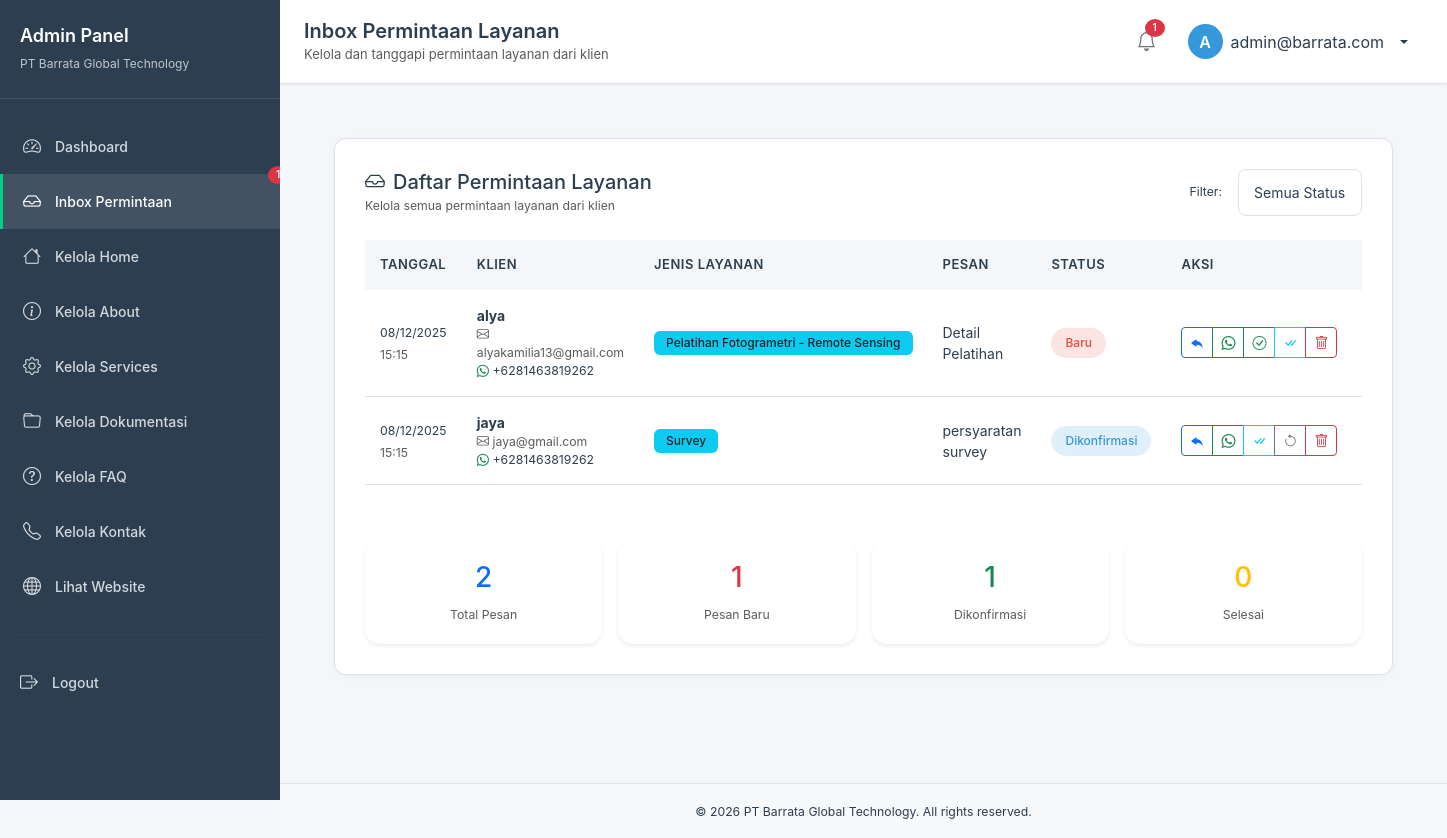
The page /admin/inbox.php (signed in) on the database its author committed.
### tables this page shows
CREATE TABLE `contact_requests` (
  `id` int(11) NOT NULL,
  `name` varchar(255) NOT NULL,
  `email` varchar(100) NOT NULL,
  `whatsapp_number` varchar(50) NOT NULL,
  `request_type` varchar(100) NOT NULL,
  `priority` enum('High','Medium','Low') DEFAULT 'Medium',
  `subject` varchar(255) DEFAULT NULL,
  `message` text NOT NULL,
  `status` enum('baru','Pending','In Progress','Resolved') DEFAULT 'baru',
  `created_at` timestamp NOT NULL DEFAULT current_timestamp(),
  `updated_at` timestamp NOT NULL DEFAULT current_timestamp() ON UPDATE current_timestamp()
);

### admin/inbox.php (called while the page is built, shortened)
<?php
include '../config/db.php';
$sql = "SELECT * FROM contact_requests";
$sql .= " ORDER BY created_at DESC";
$result = $conn->query($sql);
$total = $conn->query("SELECT COUNT(*) AS total FROM contact_requests")->fetch_assoc()['total'];
$baru = $conn->query("SELECT COUNT(*) AS total FROM contact_requests WHERE status='Pending'")->fetch_assoc()['total'];
$dikonfirmasi = $conn->query("SELECT COUNT(*) AS total FROM contact_requests WHERE status='In Progress'")->fetch_assoc()['total'];
$selesai = $conn->query("SELECT COUNT(*) AS total FROM contact_requests WHERE status='Resolved'")->fetch_assoc()['total'];
include 'layout/appadmin.php';
?>

### admin/content/inbox_content.php (the view, shortened to what this page needs)
<?php
function generateWAResponse($name, $requestType) {
    $base = "Halo $name, terima kasih sudah menghubungi kami. Permintaan Anda telah kami terima dan saat ini sedang ditinjau oleh tim terkait. Mohon menunggu sebentar, kami akan segera memberikan informasi lebih lanjut setelah proses pengecekan selesai.";
    $extra = [
        'Pelatihan Fotogrametri - Remote Sensing' =>
            " Untuk layanan Pelatihan Fotogrametri / Remote Sensing, tim kami sedang mengecek jadwal pelatihan, ketersediaan instruktur, serta kebutuhan teknis yang diperlukan.",
        'Jasa Pembuatan Peta' =>
            " Untuk layanan Jasa Pembuatan Peta, tim kami sedang meninjau detail kebutuhan Anda, termasuk cakupan area, tipe data yang diperlukan, serta estimasi waktu pengerjaan.",
        'Survey' =>
            " Untuk layanan Survey, tim kami sedang melakukan pengecekan awal terkait lokasi, kebutuhan alat, dan estimasi durasi pengerjaan di lapangan.",
        'Lainnya' =>
            " Tim kami akan menyesuaikan respon berdasarkan kebutuhan Anda dan segera menghubungi jika diperlukan informasi tambahan."
    ];
    return $base . ($extra[$requestType] ?? $extra['Lainnya']);
}
?>
<div class="content-wrapper">
  <div class="content-section">
    <div class="d-flex justify-content-between align-items-center mb-4">
      <div>
        <h5 class="mb-0"><i class="bi bi-inbox me-2"></i>Daftar Permintaan Layanan</h5>
        <small class="text-muted">Kelola semua permintaan layanan dari klien</small>
      </div>
      <form method="GET" class="d-flex align-items-center gap-2">
        <label class="me-2 small">Filter:</label>
        <select name="status" class="form-select form-select-sm" style="width:auto;" onchange="this.form.submit()">
          <option value="">Semua Status</option>
        </select>
      </form>
    </div>
    <div class="table-responsive">
      <table class="table table-modern table-hover align-middle">
        <thead>
          <tr>
            <th style="width:100px">Tanggal</th>
            <th>Klien</th>
            <th style="width:150px">Jenis Layanan</th>
            <th>Pesan</th>
            <th style="width:120px">Status</th>
            <th style="width:320px">Aksi</th>
          </tr>
        </thead>
        <tbody>
          <?php if ($result && $result->num_rows > 0): ?>
            <?php while ($row = $result->fetch_assoc()): ?>
              <?php
              $statusDisplay = match($row['status']) {
                'Pending' => 'baru',
                'In Progress' => 'dikonfirmasi',
                'Resolved' => 'selesai',
                default => strtolower($row['status'])
              };
              $badgeClass = match($statusDisplay) {
                'baru' => 'status-badge status-baru',
                'dikonfirmasi' => 'status-badge status-dikonfirmasi',
                'selesai' => 'status-badge status-pending',
                default => 'badge bg-secondary'
              };
              ?>
              <tr>
                <td>
                  <small><?= date('d/m/Y', strtotime($row['created_at'])) ?></small><br>
                  <small class="text-muted"><?= date('H:i', strtotime($row['created_at'])) ?></small>
                </td>
                <td>
                  <strong><?= htmlspecialchars($row['name']) ?></strong>
                  <div class="text-muted small">
                    <i class="bi bi-envelope"></i> <?= htmlspecialchars($row['email']) ?>
                  </div>
                  <?php if (!empty($row['whatsapp_number'])): ?>
                    <div class="small">
                      <i class="bi bi-whatsapp text-success"></i>
                      <?= htmlspecialchars($row['whatsapp_number']) ?>
                    </div>
                  <?php endif; ?>
                </td>
                <td>
                  <span class="badge bg-info text-dark"><?= htmlspecialchars($row['request_type']) ?></span>
                </td>
                <td>
                  <div style="max-height: 60px; overflow: hidden;">
                    <?= htmlspecialchars(substr($row['message'], 0, 100)) ?>
                  </div>
                </td>
                <td>
                  <span class="<?= $badgeClass ?>"><?= ucfirst($statusDisplay) ?></span>
                </td>
                <td>
                  <div class="btn-group btn-group-sm">
                    <a href="mailto:<?= $row['email'] ?>?subject=Re: <?= urlencode($row['request_type']) ?>"
                       class="btn btn-outline-primary">
                      <i class="bi bi-reply-fill"></i>
                    </a>
                    <?php if (!empty($row['whatsapp_number'])): ?>
                      <?php $waText = generateWAResponse($row['name'], $row['request_type']); ?>
                      <a href="https://wa.me/<?= preg_replace('/[^0-9]/', '', $row['whatsapp_number']) ?>?text=<?= urlencode($waText) ?>"
                         target="_blank" class="btn btn-outline-success">
                        <i class="bi bi-whatsapp"></i>
                      </a>
                    <?php endif; ?>
                    <?php if ($statusDisplay == 'baru'): ?>
                      <a href="update_status.php?id=<?= $row['id'] ?>&status=dikonfirmasi"
                         onclick="return confirm('Konfirmasi pesan?')"
                         class="btn btn-outline-success">
                        <i class="bi bi-check-circle"></i>
                      </a>
                    <?php endif; ?>
                    <?php if ($statusDisplay != 'selesai'): ?>
                      <a href="update_status.php?id=<?= $row['id'] ?>&status=selesai"
                         onclick="return confirm('Tandai pesan selesai?')"
                         class="btn btn-outline-info">
                        <i class="bi bi-check-all"></i>
                      </a>
                    <?php endif; ?>
                    <?php if ($statusDisplay != 'baru'): ?>
                      <a href="update_status.php?id=<?= $row['id'] ?>&status=baru"
                         onclick="return confirm('Kembalikan ke status baru?')"
                         class="btn btn-outline-secondary">
                        <i class="bi bi-arrow-counterclockwise"></i>
                      </a>
                    <?php endif; ?>
                    <a href="update_status.php?action=delete&id=<?= $row['id'] ?>"
                       onclick="return confirm('Hapus pesan ini secara permanen?')"
                       class="btn btn-outline-danger">
                      <i class="bi bi-trash"></i>
                    </a>
                  </div>
                </td>
              </tr>
            <?php endwhile; ?>
          <?php endif; ?>
        </tbody>
      </table>
    </div>
    <?php if ($total > 0): ?>
      <div class="row mt-4 g-3">
        <div class="col-md-3">
          <div class="card text-center shadow-sm border-0">
            <div class="card-body">
              <h3 class="text-primary mb-2"><?= $total ?></h3>
              <small class="text-muted">Total Pesan</small>
            </div>
          </div>
        </div>
        <div class="col-md-3">
          <div class="card text-center shadow-sm border-0">
            <div class="card-body">
              <h3 class="text-danger mb-2"><?= $baru ?></h3>
              <small class="text-muted">Pesan Baru</small>
            </div>
          </div>
        </div>
        <div class="col-md-3">
          <div class="card text-center shadow-sm border-0">
            <div class="card-body">
              <h3 class="text-success mb-2"><?= $dikonfirmasi ?></h3>
              <small class="text-muted">Dikonfirmasi</small>
             </div>
          </div>
        </div>
        <div class="col-md-3">
          <div class="card text-center shadow-sm border-0">
            <div class="card-body">
              <h3 class="text-warning mb-2"><?= $selesai ?></h3>
              <small class="text-muted">Selesai</small>
            </div>
          </div>
        </div>
      </div>
    <?php endif; ?>
  </div>
</div>

### assets/css/admin.css (style rules this page uses)
:root { --primary-green: #00d084; --dark-sidebar: #2c3e50; --light-bg: #f4f6f9; --card-bg: #ffffff; --text-dark: #2c3e50; --text-gray: #6c757d; --border-color: #dee2e6; --success-color: #27ae60; --warning-color: #f39c12; --danger-color: #e74c3c; --info-color: #3498db; --sidebar-width: 280px; }
* { margin: 0; padding: 0; box-sizing: border-box; }
body { font-family: 'Inter', -apple-system, BlinkMacSystemFont, 'Segoe UI', sans-serif; background-color: var(--light-bg); color: var(--text-dark); font-size: 14px; }
.content-wrapper { padding: 30px; }
.content-section { background: white; border: 1px solid var(--border-color); border-radius: 12px; padding: 30px; margin-bottom: 30px; box-shadow: 0 2px 8px rgba(0, 0, 0, 0.04); }
.table-modern { border-collapse: separate; border-spacing: 0; width: 100%; }
.table-modern th { background: var(--light-bg); font-weight: 600; color: var(--text-dark); border: none; padding: 15px; vertical-align: middle; text-align: left; font-size: 13px; text-transform: uppercase; letter-spacing: 0.5px; }
.table-modern td { border: none; padding: 15px; vertical-align: middle; border-bottom: 1px solid var(--border-color); color: var(--text-dark); }
.table-modern tbody tr { transition: background 0.3s; }
.status-badge { padding: 6px 14px; border-radius: 20px; font-size: 12px; font-weight: 500; display: inline-block; }
.status-dikonfirmasi { background: rgba(52, 152, 219, 0.15); color: var(--info-color); }
.status-baru { background: rgba(231, 76, 60, 0.15); color: var(--danger-color); animation: blink 2s infinite; }
.form-control, .form-select, textarea.form-control { background: white; border: 1px solid var(--border-color); color: var(--text-dark); padding: 12px 15px; border-radius: 8px; }
.card { background: white; border: 1px solid var(--border-color); border-radius: 12px; box-shadow: 0 2px 8px rgba(0, 0, 0, 0.04); transition: all 0.3s; }
.card-body { padding: 20px; }
.badge { font-weight: 500; padding: 6px 12px; font-size: 12px; }
.card { background: #fff; border-radius: 15px; }

### rows shown on the page
contact_requests: created_at "08/12/2025", created_at "15:15", name "alya", email "alyakamilia13@gmail.com", whatsapp_number "+6281463819262", request_type "Pelatihan Fotogrametri - Remote Sensing", message "Detail Pelatihan", status "Baru"
contact_requests: created_at "08/12/2025", created_at "15:15", name "jaya", email "jaya@gmail.com", whatsapp_number "+6281463819262", request_type "Survey", message "persyaratan survey", status "Dikonfirmasi"

### other values the page prints
$newRequestsCount "1"
$pageTitle "Inbox Permintaan Layanan"
$pageSubtitle "Kelola dan tanggapi permintaan layanan dari klien"
$totalNotifications "1"
substr($_SESSION['admin_email'] ?? 'A', 0, 1) "A"
$_SESSION['admin_email'] "admin@barrata.com"
$total "2"
$baru "1"
$dikonfirmasi "1"
$selesai "0"
